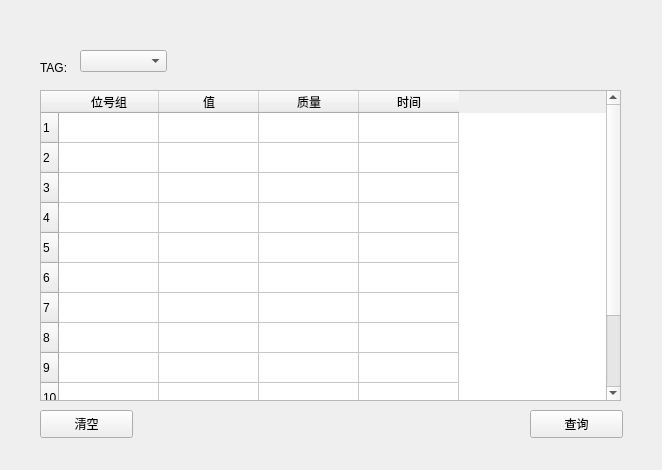
<?xml version="1.0" encoding="UTF-8"?>
<ui version="4.0">
 <class>Form</class>
 <widget class="QWidget" name="Form">
  <property name="geometry">
   <rect>
    <x>0</x>
    <y>0</y>
    <width>662</width>
    <height>470</height>
   </rect>
  </property>
  <property name="windowTitle">
   <string>Form</string>
  </property>
  <widget class="QLabel" name="label_2">
   <property name="geometry">
    <rect>
     <x>40</x>
     <y>60</y>
     <width>31</width>
     <height>16</height>
    </rect>
   </property>
   <property name="text">
    <string>TAG:</string>
   </property>
  </widget>
  <widget class="QComboBox" name="comboBox">
   <property name="geometry">
    <rect>
     <x>80</x>
     <y>50</y>
     <width>87</width>
     <height>22</height>
    </rect>
   </property>
  </widget>
  <widget class="QTableWidget" name="tableWidget">
   <property name="geometry">
    <rect>
     <x>40</x>
     <y>90</y>
     <width>581</width>
     <height>311</height>
    </rect>
   </property>
   <property name="styleSheet">
    <string notr="true">QTableWidget::item::selected
{
    border-bottom:1px solid #EEF1F7;
}
</string>
   </property>
   <row>
    <property name="text">
     <string>1</string>
    </property>
   </row>
   <row>
    <property name="text">
     <string>2</string>
    </property>
   </row>
   <row>
    <property name="text">
     <string>3</string>
    </property>
   </row>
   <row>
    <property name="text">
     <string>4</string>
    </property>
   </row>
   <row>
    <property name="text">
     <string>5</string>
    </property>
   </row>
   <row>
    <property name="text">
     <string>6</string>
    </property>
   </row>
   <row>
    <property name="text">
     <string>7</string>
    </property>
   </row>
   <row>
    <property name="text">
     <string>8</string>
    </property>
   </row>
   <row>
    <property name="text">
     <string>9</string>
    </property>
   </row>
   <row>
    <property name="text">
     <string>10</string>
    </property>
   </row>
   <row>
    <property name="text">
     <string>11</string>
    </property>
   </row>
   <row>
    <property name="text">
     <string>12</string>
    </property>
   </row>
   <column>
    <property name="text">
     <string>位号组</string>
    </property>
    <property name="textAlignment">
     <set>AlignCenter</set>
    </property>
   </column>
   <column>
    <property name="text">
     <string>值</string>
    </property>
   </column>
   <column>
    <property name="text">
     <string>质量</string>
    </property>
   </column>
   <column>
    <property name="text">
     <string>时间</string>
    </property>
   </column>
  </widget>
  <widget class="QPushButton" name="clearBtn">
   <property name="geometry">
    <rect>
     <x>40</x>
     <y>410</y>
     <width>93</width>
     <height>28</height>
    </rect>
   </property>
   <property name="text">
    <string>清空</string>
   </property>
  </widget>
  <widget class="QPushButton" name="queryBtn">
   <property name="geometry">
    <rect>
     <x>530</x>
     <y>410</y>
     <width>93</width>
     <height>28</height>
    </rect>
   </property>
   <property name="text">
    <string>查询</string>
   </property>
  </widget>
 </widget>
 <resources/>
 <connections/>
</ui>
